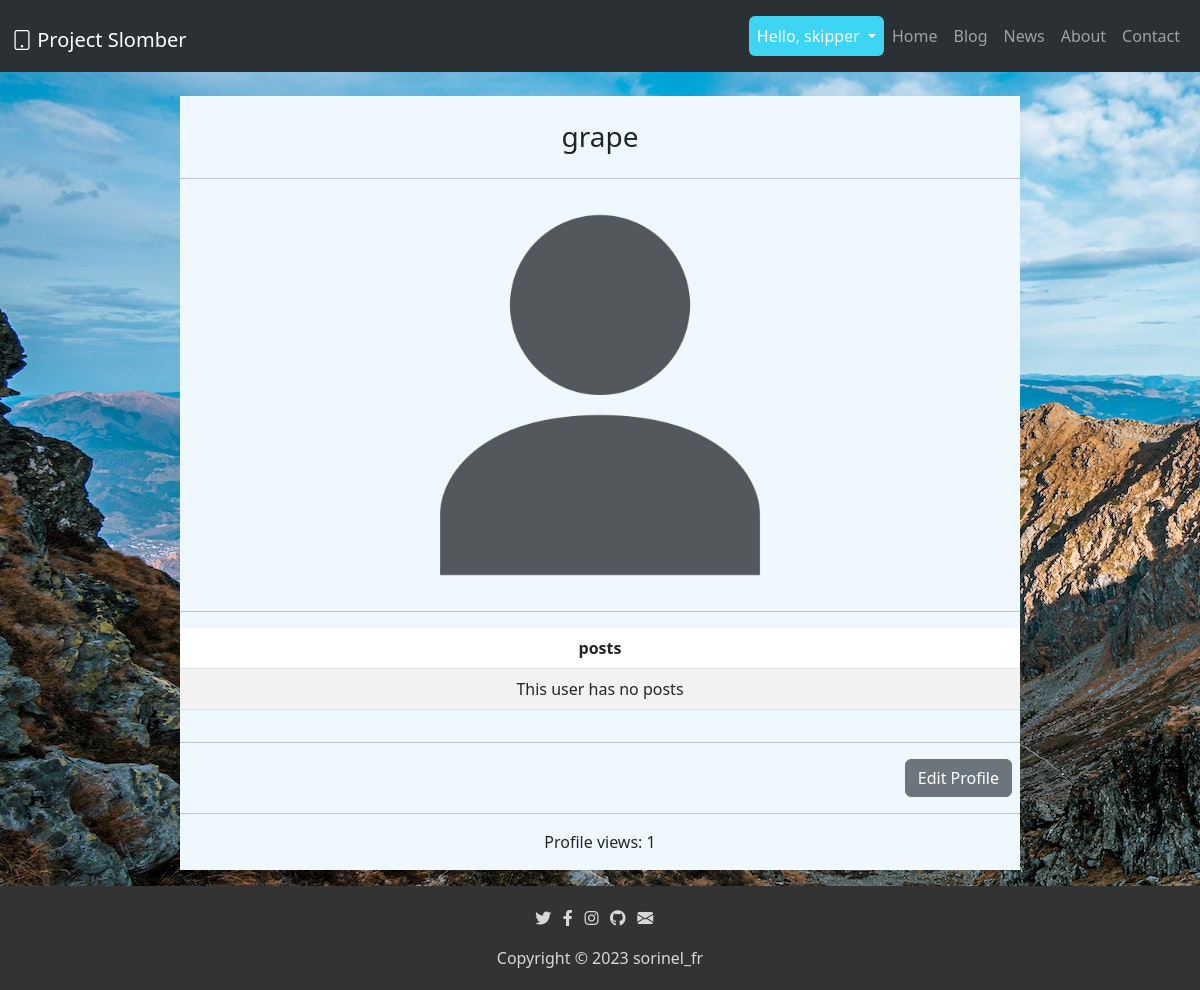
/profile/grape (signed in), run on an earlier commit of the app's database.
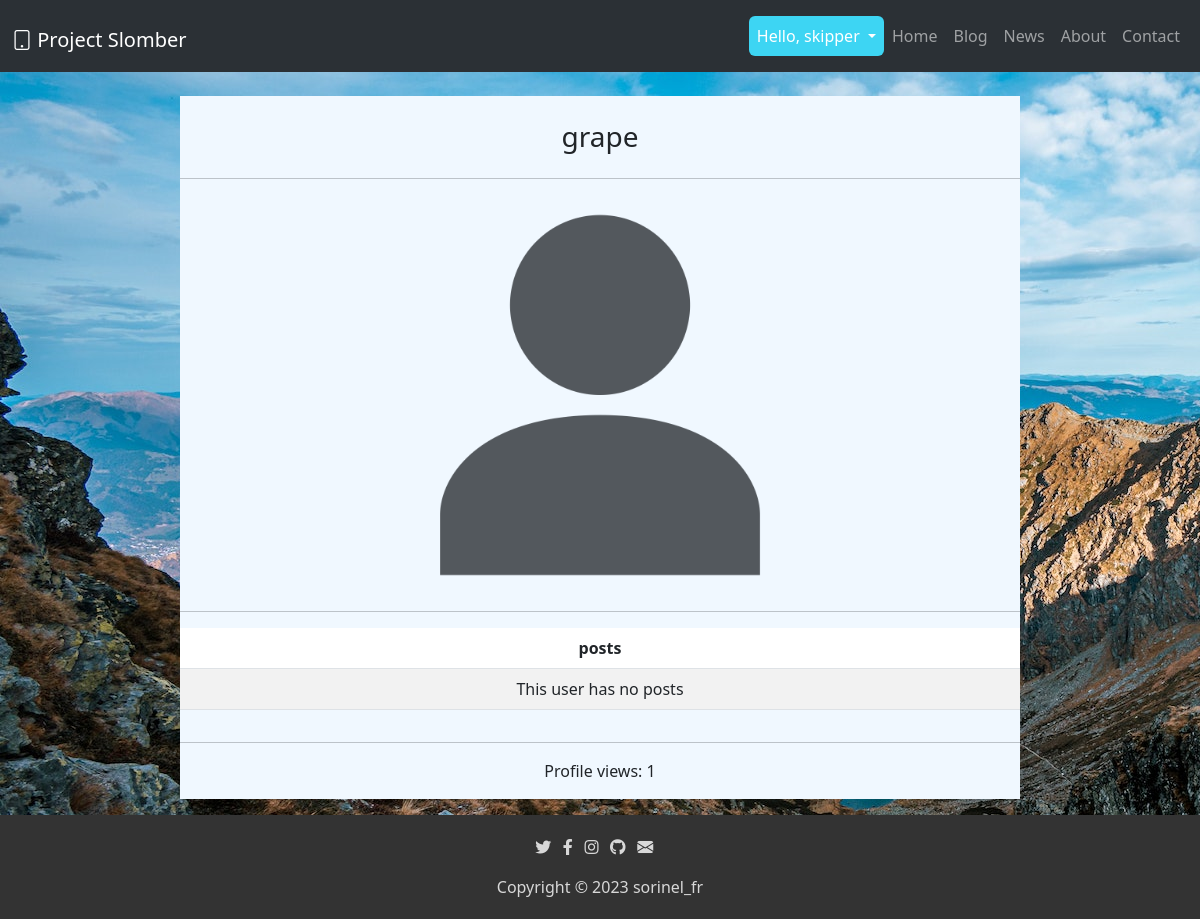
And on a later commit of the database.
### server.py (the view, shortened to what this page needs)
    @app.route('/profile/<name>')
    def user_profile(name):
        wrong_name = False
        user = User.query.filter_by(name=name).first()
        img_route = None
        user_posts = BlogPosts.query.filter_by(user_id=user.id).all()
        if current_user.is_authenticated:
            try:
                if current_user.id != user.id:
                    user.profile_views += 1
                    db.session.commit()
            except:
                wrong_name = True
                return render_template('profile.html', wrong_name=wrong_name, name=name)
        user = User.query.filter_by(name=name).first()
        return render_template('profile.html',
                               user=user,
                               wrong_name=wrong_name,
                               name=name,
                               user_posts=user_posts,
                               number_of_posts=len(user_posts),
                               route=img_route
                               )

### server.py (called while the page is built)
    @login_manager.user_loader
    def load_user(user_id):
        return User.query.filter_by(id=user_id).first()

### templates/profile.html (shortened to what the changed rows need)
<!DOCTYPE html>
<html lang="en">
<head>
    <link rel="stylesheet" href="{{url_for('static', filename='style.css')}}">
    <link rel="stylesheet" href="https://cdnjs.cloudflare.com/ajax/libs/font-awesome/5.15.3/css/all.min.css">
    <link href="https://cdn.jsdelivr.net/npm/bootstrap@5.3.0-alpha3/dist/css/bootstrap.min.css" rel="stylesheet"
>
    <link rel="stylesheet" href="https://cdn.jsdelivr.net/npm/bootstrap-icons@1.10.4/font/bootstrap-icons.css">
</head>
<body style="margin-bottom: 10%;">
    <nav class="navbar navbar-expand-lg bg-body-tertiary" data-bs-theme="dark">
        <div class="container-fluid">
            <h1><a class="navbar-brand" href="/"><i class="bi bi-tablet"></i> Project Slomber</a></h1>
        </div>
    </nav>
    <div class="jumbotron user-card">
        <br>
        {% if wrong_name: %}
        <h3>Error: No user with name {{name}}</h3>
        {% else %}
        <h3>{{user.name}} {% if user.id == 1: %}<i class="bi bi-hammer"></i>{% endif %} {% if user.is_admin: %}<i class="bi bi-display-fill"></i>{% endif %} {%if user.is_developer: %}<i class="bi bi-code-slash"></i>{% endif %}</h3>
        <hr>
        {% if user.picture_url != None: %}
        <img src="{{url_for('static', filename=route)}}" class="rounded mx-auto d-block" class="rounded mx-auto d-block">
        {% else %}
        <img src="{{url_for('static', filename='img/user.png')}}" class="rounded mx-auto d-block" width="400px" height="400px">
        {% endif %}
        <hr>
        <table class="table table-striped table-hover">
            <thead>
                <tr>
                    <th scope="col">
                        posts
                    </th>
                </tr>
            </thead>
            <tbody>
            </tbody>
        </table>
        {% if (current_user.is_authenticated and current_user.name == user.name) or current_user.is_admin: %}
        <hr>
        <div class="d-grid gap-2 d-md-flex justify-content-md-end">
            <a href="/profile/{{user.name}}/edit" class="btn btn-secondary me-md-2">Edit Profile</a>
        </div>
        {% endif %}
        <hr>
        <p>Profile views: {{user.profile_views}}</p>
        {% endif %}
    </div>
</body>
</html>

What changed in the data, as far as the page shows it:
changed User "skipper": is_admin True → False (drawn)
Also different on the page:
text no longer shown: "Edit Profile"
